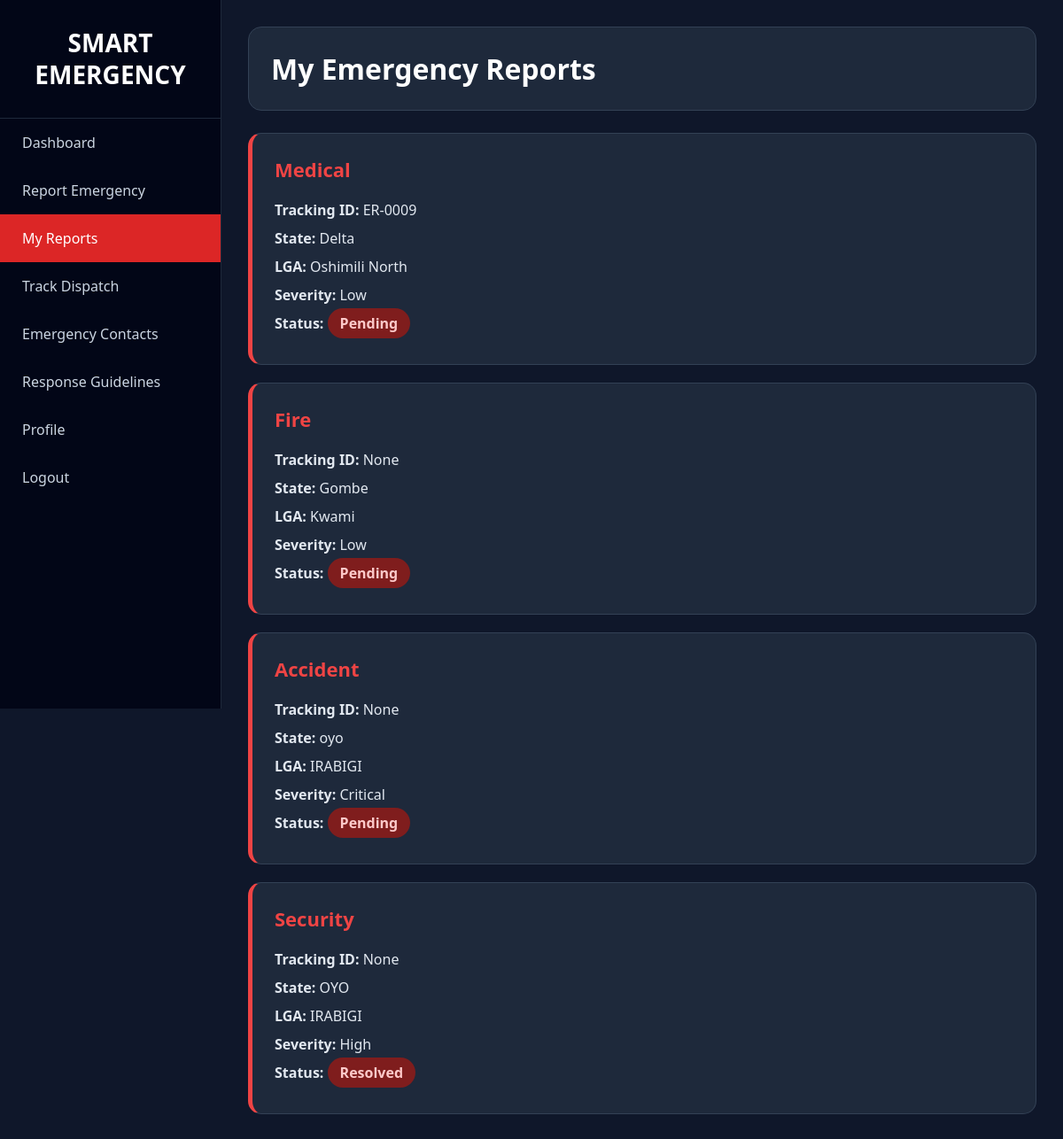
The app's page /my-reports/ (signed in) with its own data.
### emergency_app/models.py (models this page shows, shortened)
class EmergencyReport(models.Model):
    EMERGENCY_TYPES = [
        ("Fire", "Fire"),
        ("Medical", "Medical"),
        ("Accident", "Accident"),
        ("Security", "Security Threat"),
        ("Flood", "Flood"),
    ]
    SEVERITY_LEVELS = [
        ("Low", "Low"),
        ("Medium", "Medium"),
        ("High", "High"),
        ("Critical", "Critical"),
    ]
    STATUS_CHOICES = [
        ("Pending", "Pending"),
        ("Assigned", "Assigned"),
        ("In Progress", "In Progress"),
        ("Resolved", "Resolved"),
    ]
    user = models.ForeignKey(
        User,
        on_delete=models.CASCADE
    )
    emergency_type = models.CharField(
        max_length=100,
        choices=EMERGENCY_TYPES
    )
    description = models.TextField()
    state = models.CharField(
        max_length=100
    )
    lga = models.CharField(
        max_length=100
    )
    address = models.TextField()
    severity = models.CharField(
        max_length=50,
        choices=SEVERITY_LEVELS
    )
    latitude = models.FloatField(
        null=True,
        blank=True
    )
    longitude = models.FloatField(
        null=True,
        blank=True
    )
    status = models.CharField(
        max_length=50,
        choices=STATUS_CHOICES,
        default="Pending"
    )
    tracking_id = models.CharField(
        max_length=20,
        unique=True,
        blank=True,
        null=True
    )
    created_at = models.DateTimeField(
        auto_now_add=True
    )

### emergency_app/views.py (the view)
@login_required
def my_reports(request):
    reports = EmergencyReport.objects.filter(
        user=request.user
    ).order_by("-id")
    return render(
        request,
        "my_reports.html",
        {
            "reports": reports
        }
    )

### templates/my_reports.html (shortened to what this page needs)
<!DOCTYPE html>
<html>
<head>
</head>
<body>
<div class="sidebar">
    <div class="logo">
        SMART<br>
        EMERGENCY
    </div>
    <a href="/dashboard/">Dashboard</a>
    <a href="/report/">Report Emergency</a>
    <a href="/my-reports/" class="active">My Reports</a>
    <a href="/track-dispatch/">Track Dispatch</a>
    <a href="/emergency-contacts/">Emergency Contacts</a>
    <a href="/response-guidelines/">Response Guidelines</a>
    <a href="/profile/">Profile</a>
    <a href="/logout/">Logout</a>
</div>
<div class="main">
    <div class="header">
        <h1>My Emergency Reports</h1>
    </div>
    {% for report in reports %}
    <div class="report-card">
        <a
            href="/report/{{ report.id }}/"
            class="report-title">
            {{ report.emergency_type }}
        </a>
        <div class="info">
            <p>
                <strong>Tracking ID:</strong>
                {{ report.tracking_id }}
            </p>
            <p>
                <strong>State:</strong>
                {{ report.state }}
            </p>
            <p>
                <strong>LGA:</strong>
                {{ report.lga }}
            </p>
            <p>
                <strong>Severity:</strong>
                {{ report.severity }}
            </p>
            <p>
                <strong>Status:</strong>
                <span class="status">
                    {{ report.status }}
                </span>
            </p>
        </div>
    </div>
    {% empty %}
    <div class="empty">
        <h3>No reports submitted yet.</h3>
    </div>
    {% endfor %}
</div>
</body>
</html>

### templates/my_reports.html (style rules this page uses)
* { margin:0; padding:0; box-sizing:border-box; font-family:Segoe UI, Arial, sans-serif; }
body { background:#0f172a; }
.sidebar { position:fixed; left:0; top:0; width:250px; height:100vh; background:#020617; border-right:1px solid #1e293b; }
.logo { color:white; text-align:center; font-size:28px; font-weight:bold; padding:30px 15px; border-bottom:1px solid #1e293b; line-height:1.3; }
.sidebar a { display:block; color:#cbd5e1; text-decoration:none; padding:16px 25px; transition:.3s; }
.active { background:#dc2626; color:white !important; }
.main { margin-left:250px; padding:30px; }
.header { background:#1e293b; border:1px solid #334155; padding:25px; border-radius:15px; margin-bottom:25px; }
.header h1 { color:white; }
.report-card { background:#1e293b; border:1px solid #334155; border-left:5px solid #ef4444; padding:25px; margin-bottom:20px; border-radius:15px; transition:.3s; }
.report-title { color:#ef4444; text-decoration:none; font-size:22px; font-weight:bold; }
.info { margin-top:20px; }
.info p { margin:10px 0; color:#e2e8f0; }
.status { padding:6px 14px; border-radius:20px; background:#7f1d1d; color:#fecaca; font-weight:bold; }

### records on screen
EmergencyReport: emergency_type "Medical", tracking_id "ER-0009", state "Delta", lga "Oshimili North", severity "Low", status "Pending"
EmergencyReport: emergency_type "Fire", tracking_id "None", state "Gombe", lga "Kwami", severity "Low", status "Pending"
EmergencyReport: emergency_type "Accident", tracking_id "None", state "oyo", lga "IRABIGI", severity "Critical", status "Pending"
EmergencyReport: emergency_type "Security", tracking_id "None", state "OYO", lga "IRABIGI", severity "High", status "Resolved"
